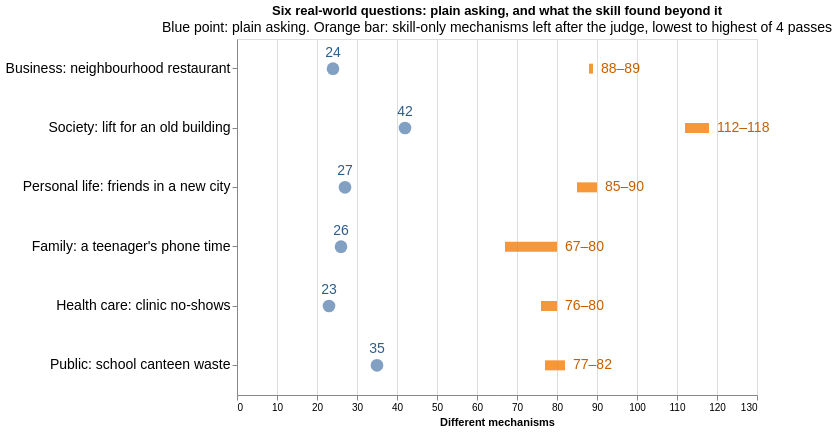

Describe this chart as a Vega-Lite specification.
### Vega-Lite specification from a JSON file in a GitHub repository (floating-point values rounded to 4 significant figures)
{"usermeta": {"fig": {"content": "data", "style": "cool-clean", "candidates": ["cool-clean"], "why": "counts read from the result files", "surface": "repo-doc"}}, "title": {"text": "Six real-world questions: plain asking, and what the skill found beyond it", "subtitle": "Blue point: plain asking. Orange bar: skill-only mechanisms left after the judge, lowest to highest of 4 passes", "subtitleFontSize": 14}, "width": 520, "height": 356, "data": {"values": [{"row": "Business: neighbourhood restaurant", "plain": 24, "low": 88, "high": 89, "range": "88–89"}, {"row": "Society: lift for an old building", "plain": 42, "low": 112, "high": 118, "range": "112–118"}, {"row": "Personal life: friends in a new city", "plain": 27, "low": 85, "high": 90, "range": "85–90"}, {"row": "Family: a teenager's phone time", "plain": 26, "low": 67, "high": 80, "range": "67–80"}, {"row": "Health care: clinic no-shows", "plain": 23, "low": 76, "high": 80, "range": "76–80"}, {"row": "Public: school canteen waste", "plain": 35, "low": 77, "high": 82, "range": "77–82"}]}, "layer": [{"mark": {"type": "rule", "strokeWidth": 10, "color": "#F58518", "opacity": 0.85}, "encoding": {"y": {"field": "row", "type": "nominal", "title": null, "sort": ["Business: neighbourhood restaurant", "Society: lift for an old building", "Personal life: friends in a new city", "Family: a teenager's phone time", "Health care: clinic no-shows", "Public: school canteen waste"], "axis": {"labelFontSize": 14, "labelLimit": 520}}, "x": {"field": "low", "type": "quantitative", "title": "Different mechanisms", "scale": {"domain": [0, 130]}}, "x2": {"field": "high"}}}, {"mark": {"type": "text", "dx": 8, "align": "left", "fontSize": 14, "color": "#C75F00"}, "encoding": {"y": {"field": "row", "type": "nominal", "title": null, "sort": ["Business: neighbourhood restaurant", "Society: lift for an old building", "Personal life: friends in a new city", "Family: a teenager's phone time", "Health care: clinic no-shows", "Public: school canteen waste"], "axis": {"labelFontSize": 14, "labelLimit": 520}}, "x": {"field": "high", "type": "quantitative"}, "text": {"field": "range"}}}, {"mark": {"type": "point", "filled": true, "size": 160, "color": "#4C78A8"}, "encoding": {"y": {"field": "row", "type": "nominal", "title": null, "sort": ["Business: neighbourhood restaurant", "Society: lift for an old building", "Personal life: friends in a new city", "Family: a teenager's phone time", "Health care: clinic no-shows", "Public: school canteen waste"], "axis": {"labelFontSize": 14, "labelLimit": 520}}, "x": {"field": "plain", "type": "quantitative"}}}, {"mark": {"type": "text", "dy": -16, "fontSize": 14, "color": "#2F5D8A"}, "encoding": {"y": {"field": "row", "type": "nominal", "title": null, "sort": ["Business: neighbourhood restaurant", "Society: lift for an old building", "Personal life: friends in a new city", "Family: a teenager's phone time", "Health care: clinic no-shows", "Public: school canteen waste"], "axis": {"labelFontSize": 14, "labelLimit": 520}}, "x": {"field": "plain", "type": "quantitative"}, "text": {"field": "plain"}}}]}
